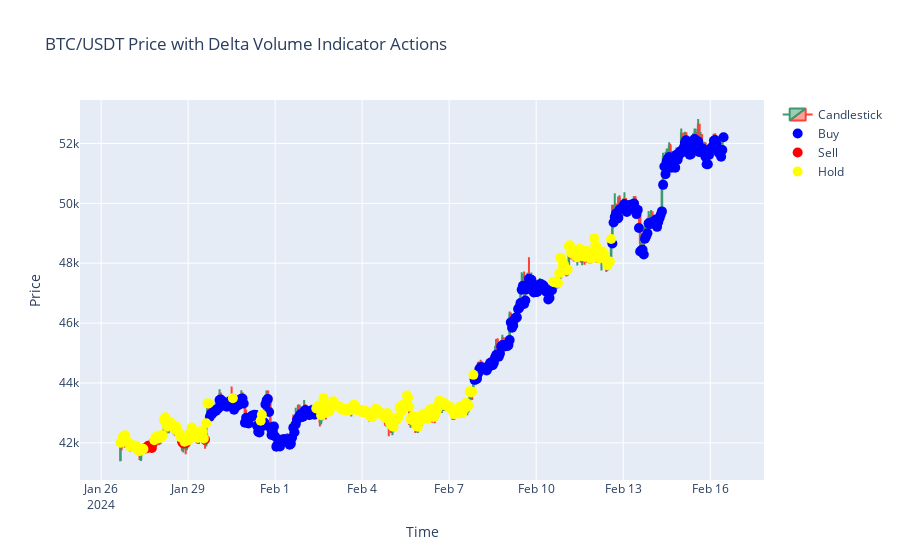

The cell this chart's notebook holds for it:
### Code cell
import plotly.graph_objects as go

# Add 'action' column to DataFrame based on Delta Volume Indicator signals
df['action'] = df.apply(lambda row: bot.DeltaVolumeTrading(df.loc[:row.name]), axis=1)

# Create figure
fig = go.Figure()

# Add candlestick trace
fig.add_trace(go.Candlestick(x=df.index,
                open=df['open'],
                high=df['high'],
                low=df['low'],
                close=df['close'],
                name='Candlestick'))

# Add markers for actions
buy_indices = df.index[df['action'] == 'Buy']
sell_indices = df.index[df['action'] == 'Sell']
hold_indices = df.index[df['action'] == 'Hold']

fig.add_trace(go.Scatter(x=buy_indices, y=df.loc[buy_indices, 'low'] - 10,
                         mode='markers', name='Buy', marker=dict(color='blue', size=10)))
fig.add_trace(go.Scatter(x=sell_indices, y=df.loc[sell_indices, 'high'] + 10,
                         mode='markers', name='Sell', marker=dict(color='red', size=10)))
fig.add_trace(go.Scatter(x=hold_indices, y=df.loc[hold_indices, 'high'] + 10,
                         mode='markers', name='Hold', marker=dict(color='yellow', size=10)))

# Update layout
fig.update_layout(title='BTC/USDT Price with Delta Volume Indicator Actions',
                  xaxis_title='Time',
                  yaxis_title='Price',
                  xaxis_rangeslider_visible=False)

# Show plot
fig.show()

### Figure 1 — Plotly figure (JSON) as saved in the notebook; plotly's stock layout.template omitted (floating-point values rounded to 4 significant figures; data arrays with more than 128 entries replaced by an {"elided": "..."} marker saying what was removed)
{"data": [{"close": {"elided": "500 float values"}, "high": {"elided": "500 float values"}, "low": {"elided": "500 float values"}, "name": "Candlestick", "open": {"elided": "500 float values"}, "x": {"elided": "500 str values"}, "type": "candlestick"}, {"marker": {"color": "blue", "size": 10}, "mode": "markers", "name": "Buy", "x": {"elided": "243 str values"}, "y": {"elided": "243 float values"}, "type": "scatter"}, {"marker": {"color": "red", "size": 10}, "mode": "markers", "name": "Sell", "x": ["2024-01-27T12:00:00", "2024-01-27T13:00:00", "2024-01-27T14:00:00", "2024-01-27T15:00:00", "2024-01-27T16:00:00", "2024-01-27T17:00:00", "2024-01-27T18:00:00", "2024-01-27T19:00:00", "2024-01-28T19:00:00", "2024-01-28T20:00:00", "2024-01-28T22:00:00", "2024-01-29T14:00:00"], "y": [41820.0, 41820.0, 41830.0, 41900.0, 41910.0, 41860.0, 41830.0, 42000.0, 42040.0, 41980.0, 41990.0, 42110.0], "type": "scatter"}, {"marker": {"color": "yellow", "size": 10}, "mode": "markers", "name": "Hold", "x": {"elided": "245 str values"}, "y": {"elided": "245 float values"}, "type": "scatter"}], "layout": {"xaxis": {"rangeslider": {"visible": false}, "title": {"text": "Time"}}, "title": {"text": "BTC/USDT Price with Delta Volume Indicator Actions"}, "yaxis": {"title": {"text": "Price"}}}}
